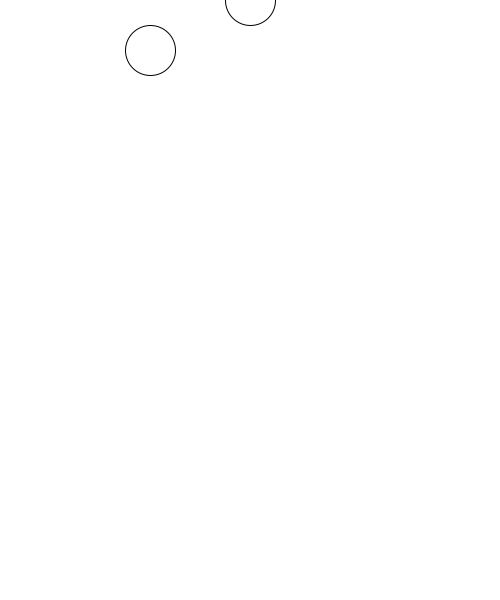
Frame 1 (no input)
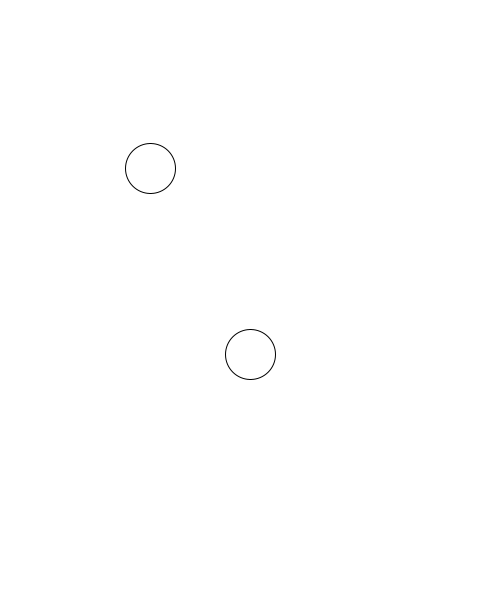
Frame 60 (the mouse pressed at the canvas centre just before this capture)
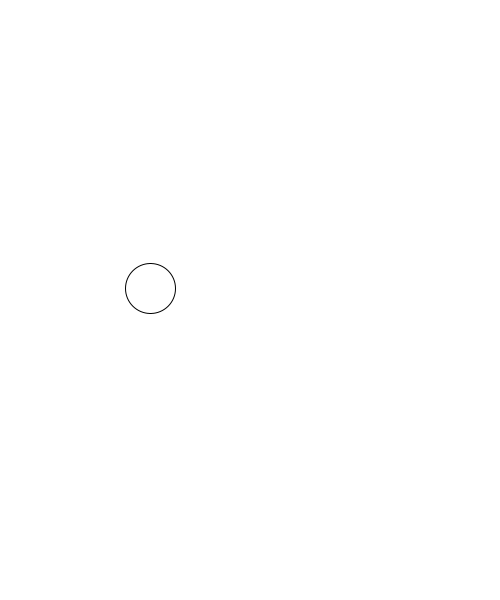
Frame 120 (the mouse held since frame 60 and released just before this capture)

The Processing sketch that drew these frames (run headless with seeded random() and noise(); from frame 60 on, the mouse is pressed at the canvas centre):

// Processing sketch: week09_2_add_vy
// ── week09_2_add_vy.pde
float x=250,y=0,vx=0,vy=3;
float x2=150,y2=50,vx2=0,vy2=2;
void setup(){
  size(500,600);
}
void draw(){
  background(255);
  ellipse(x,y,50,50);
  ellipse(x2,y2,50,50);
  //y++//速度1,2,3,...
  //y++
  //y++
  y=y+3;//3是速度
  y=y+vy;//vy是速度
  y2=y2+vy2;//vy2是速度
}
